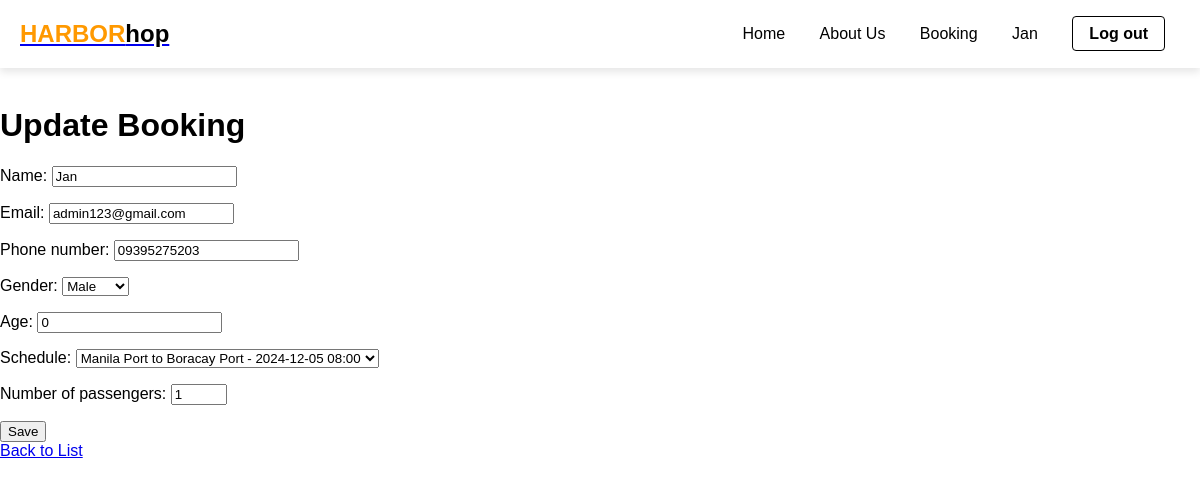
The page /update/9/ (signed in) on the database its author committed.
### HarborHop/models.py (models this page shows, shortened)
class Booking(models.Model):
    GENDER_CHOICES = [
        ('M', 'Male'),
        ('F', 'Female'),
        ('O', 'Other')
    ]
    STATUS_CHOICES = [
        ('PENDING', 'Pending'),
        ('CONFIRMED', 'Confirmed'),
        ('CANCELLED', 'Cancelled'),
        ('COMPLETED', 'Completed')
    ]
    name = models.CharField(max_length=100)
    email = models.EmailField()
    phone_number = models.CharField(max_length=15)
    gender = models.CharField(max_length=1, choices=GENDER_CHOICES)
    age = models.PositiveIntegerField(validators=[MinValueValidator(0)])
    schedule = models.ForeignKey(Schedule, on_delete=models.PROTECT)
    booking_reference = models.CharField(max_length=10, unique=True)
    number_of_passengers = models.PositiveIntegerField(validators=[MinValueValidator(1)])
    status = models.CharField(max_length=10, choices=STATUS_CHOICES, default='PENDING')
    package_type = models.CharField(max_length=100)
    base_price = models.DecimalField(max_digits=10, decimal_places=2)
    base_fare = models.DecimalField(max_digits=10, decimal_places=2)
    taxes = models.DecimalField(max_digits=10, decimal_places=2)
    total_amount = models.DecimalField(max_digits=10, decimal_places=2)
    created_at = models.DateTimeField(auto_now_add=True)
    updated_at = models.DateTimeField(auto_now=True)
    class Meta:
        ordering = ['-created_at']

class Port(models.Model):
    name = models.CharField(max_length=100, unique=True)
    capacity = models.PositiveIntegerField()
    is_active = models.BooleanField(default=True)
    def __str__(self):
        return self.name

### HarborHop/views.py (the view)
# urls.py: path('update/<int:pk>/', booking_update, name='booking_update'),
@login_required
def booking_update(request, pk):
    booking = get_object_or_404(Booking, pk=pk)
    if request.method == 'POST':
        form = BookingForm(request.POST, instance=booking)
        if form.is_valid():
            form.save()
            return redirect('booking_list')
    else:
        form = BookingForm(instance=booking)
    return render(request, 'HarborHop/booking_update.html', {'form': form})

### HarborHop/forms.py (shortened to what this page needs)
class BookingForm(forms.ModelForm):
    class Meta:
        model = Booking
        fields = [
            'name',
            'email',
            'phone_number',
            'gender',
            'age',
            'schedule',
            'number_of_passengers'
        ]
        widgets = {
            'name': forms.TextInput(attrs={'class': 'form-control'}),
            'email': forms.EmailInput(attrs={'class': 'form-control'}),
            'phone_number': forms.TextInput(attrs={'class': 'form-control'}),
            'gender': forms.Select(attrs={'class': 'form-control'}),
            'age': forms.NumberInput(attrs={'class': 'form-control'}),
            'schedule': forms.Select(attrs={'class': 'form-control'}),
            'number_of_passengers': forms.NumberInput(attrs={
                'class': 'form-control',
                'min': '1',
                'max': '10'
            })
        }

### HarborHop/models.py (called while the page is built)
    def __str__(self):
        return f"{self.departure_port} to {self.arrival_port}"

    def __str__(self):
        return f"{self.route} - {self.departure_time.strftime('%Y-%m-%d %H:%M')}"

### HarborHop/templates/HarborHop/booking_update.html (shortened to what this page needs)
{% extends 'HarborHop/header.html' %}
{% load static %}
{% block content %}
<h1>Update Booking</h1>
    <form method="post">
        {{ form.as_p }}
        <button type="submit">Save</button>
    </form>
    <a href="{% url 'booking_list' %}">Back to List</a>
{% endblock %}

### HarborHop/templates/HarborHop/header.html (shortened to what this page needs)
{% load static %}
<!DOCTYPE html>
<html lang="en">
<head>
</head>
<body>
    <header>
        <a href="{% url 'home' %}"><div class="logo">HARBOR<span>hop</span></div></a>
        <nav>
            {% if user.is_authenticated %}
                <a href="{% url 'home' %}">Home</a>
                <a href="{% url 'about' %}">About Us</a>
                <a href = "{% url 'booking_create' %}">Booking</a>
                <a href="{% url 'account' %}">
                    {% if user.get_full_name %}
                        {{ user.get_full_name }}
                    {% else %}
                        {{ user.username }}
                    {% endif %}
                </a>
                <a href="{% url 'logout' %}" class="login-btn">Log out</a>
            {% else %}
                <a href="{% url 'home' %}">Home</a>
                <a href="{% url 'checkout' %}">Transaction</a>
                <a href="{% url 'about' %}">About Us</a>
                <a href="{% url 'login' %}" class="login-btn">Login</a>
                <a href="{% url 'register' %}" class="login-btn">Register</a>
            {% endif %}
        </nav>
    </header>
    <div class="container">
        <br>
        {% block content %}
        {% endblock content %}
    </div>
</body>
</html>

### HarborHop/templates/HarborHop/header.html (style rules this page uses)
body { font-family: Arial, sans-serif; margin: 0; padding: 0; background-image: url('https://www.shutterstock.com/image-vector/white-cruise-ship-blue-ocean-600nw-2312579323.jpg'); background-size: cover; background-position: center; background-attachment: fixed; background-repeat: no-repeat; }
header { background-color: #fff; padding: 20px; display: flex; justify-content: space-between; align-items: center; box-shadow: 0 4px 8px rgba(0, 0, 0, 0.1); }
.logo { font-size: 24px; font-weight: bold; color: #ff9900; }
.logo span { color: #000; }
nav a { margin: 0 15px; text-decoration: none; color: #000; }
.login-btn { padding: 8px 16px; background-color: transparent; border: 1px solid #000; border-radius: 4px; color: #000; text-decoration: none; font-weight: bold; }

### rows shown on the page
Booking: name "Jan", email "admin123@gmail.com", phone_number "09395275203", gender "Male", age "0", schedule "Manila Port to Boracay Port - 2024-12-05 08:00", number_of_passengers "1"

### other values the page prints
{{ user.get_full_name }} "Jan"
